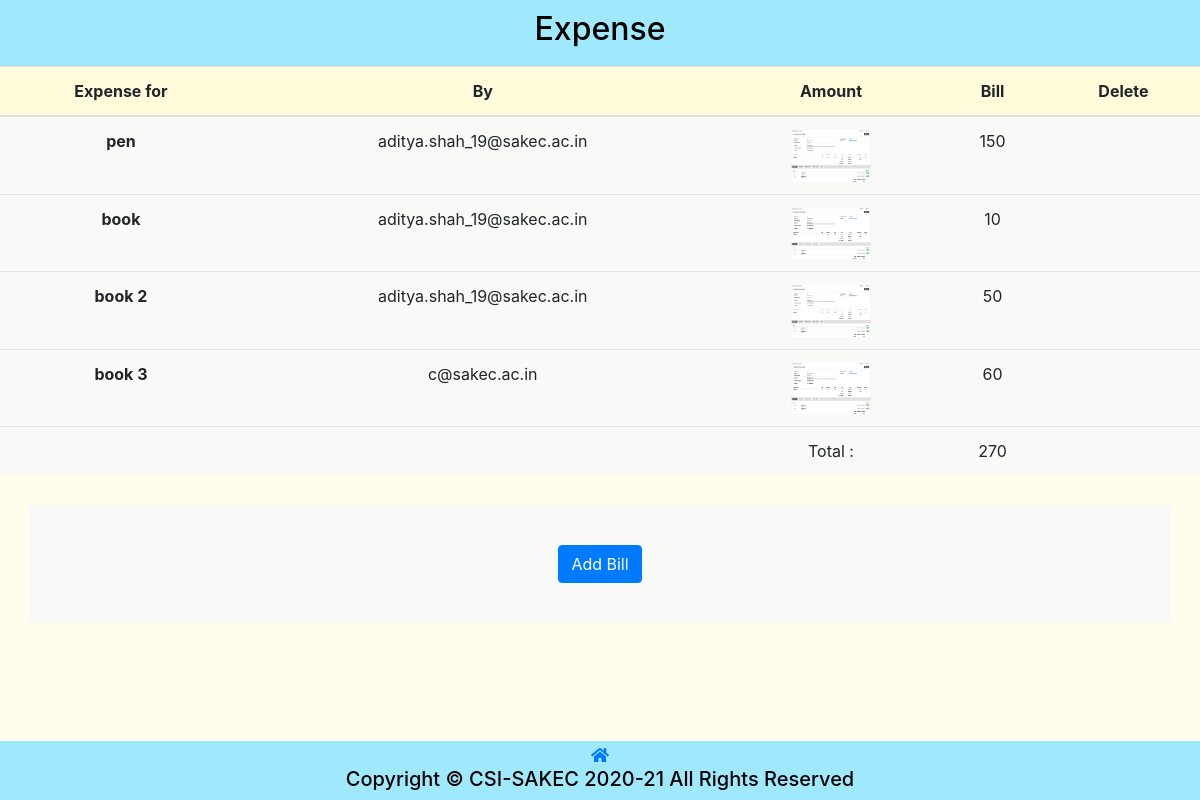
Page /Eventmanagement/expense.php?e_id=40 (signed in) on the earlier database version.
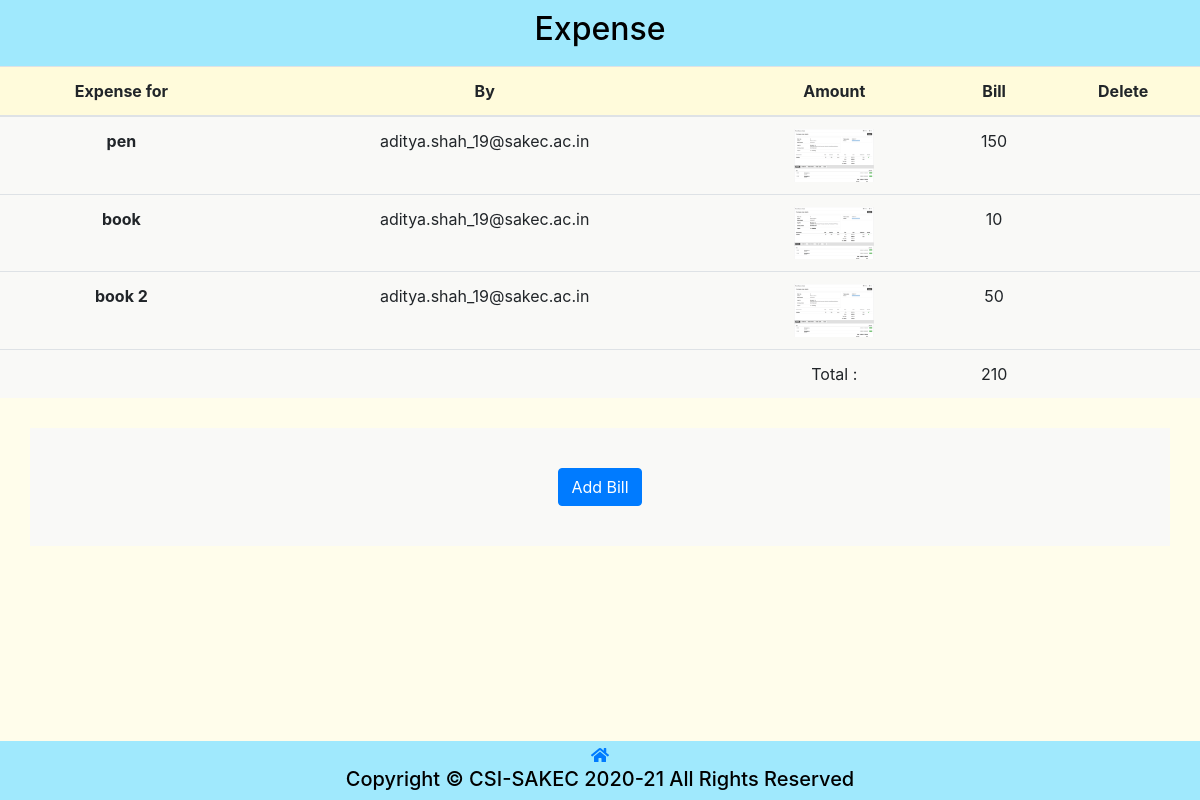
Same page on the later database version.
### tables this page shows
CREATE TABLE `csi_expense` (
  `id` int(11) NOT NULL,
  `event_id` int(11) NOT NULL,
  `spent_on` varchar(256) NOT NULL,
  `by` varchar(256) NOT NULL,
  `bill_photo` text NOT NULL,
  `bill_amount` int(11) NOT NULL
);

### config.php (called while the page is built, shortened)
<?php
    $conn = mysqli_connect(DB_SERVER, DB_USERNAME, DB_PASSWORD, DB_NAME);
    function execute($sql){
        global $conn;
        return mysqli_query($conn, $sql);
    }
?>

### Eventmanagement/expense.php (the view, shortened to what this page needs)
<!DOCTYPE html>
<html lang="en" xmlns="http://www.w3.org/1999/xhtml">
<head>
    <link rel="stylesheet" href="css/admin.css?v=<?php echo time(); ?>">
    <link rel="stylesheet" href="../plugins/bootstrap-4.6.0-dist/css/bootstrap.min.css">
    <link rel="stylesheet" href="../css/membership.css?v=<?php echo time(); ?>">
    <?php
        require_once "../config.php";
    ?>
</head>
<body>
    <header>
        <h2 style="text-align: center;">Expense</h2>
    </header>
    <table class="table">
        <thead class="black white-text">
            <tr>
                <th scope="col">Expense for</th>
                <th>By</th>
                <th>Amount</th>
                <th>Bill</th>
                <th>Delete</th>
            </tr>
        </thead>
        <tbody>
            <div class="table-content" style="font-size: large;">
                <?php
                    if(isset($_GET['e_id'])){
                        $event_id= $_GET['e_id'];
                    }else if(isset($_POST['event_id'])){
                        $event_id = $_POST['event_id'];
                    }
                    $sum=0;
                    $sql = "SELECT `id`,`spent_on`, `by` , `bill_photo`, `bill_amount` FROM `csi_expense` WHERE `event_id` = $event_id";
                    $query = execute($sql);
                    if (mysqli_num_rows($query) > 0) {
                        while ($row = mysqli_fetch_assoc($query)) {
                ?>
                        <tr>
                            <th scope="row"><?php echo $row['spent_on']; ?></th>
                            <td><?php echo $row['by']; ?></td>
                            <td>
                                <a target="_blank" href="<?php echo "Bill/".$row['bill_photo']; ?>">
                                    <img src="<?php echo "Bill/".trim($row['bill_photo']); ?>" alt="Forest" style="width:80px">
                                </a>
                            </td>
                            <td><?php $sum+=$row['bill_amount'];echo $row['bill_amount']; ?></td>
                            <td>
                            </td>
                        </tr>
                    <?php
                        }
                        ?>
                    <th scope="row"> </th>
                    <td></td>
                    <td>Total : </td>
                    <td><?php echo $sum ?></td>
                    <td/>
                <?php
                    } else {
                        echo "No Record Found";
                    }
                ?>
            </div>
        </tbody>
    </table>
    <div class="spacer" style="height:30px;"></div>
    <div class="container text-center">
    <form action="addbill.php" method="get">
        <button type="submit" class="btn btn-primary" >Add Bill</button>
    </form>
    </div>
    <div class="spacer" style="height:100px;"></div>
    <div class="footer">
        <div class="spacer" style="height:2px;"></div>
        <a href="index.php"><i class="fas fa-home"></i></a>
        <h5>Copyright &copy; CSI-SAKEC 2020-21 All Rights Reserved</h5>
    </div>
</body>
</html>

### css/admin.css (style rules this page uses)
* { margin: 0; padding: 0; scroll-behavior: smooth; }
body { margin: 0; font-family: -apple-system,BlinkMacSystemFont,"Segoe UI",Roboto,"Helvetica Neue",Arial,"Noto Sans",sans-serif,"Apple Color Emoji","Segoe UI Emoji","Segoe UI Symbol","Noto Color Emoji"; font-size: 1rem; font-weight: 400; line-height: 1.5; color: #212529; text-align: center; background-color: #fff; }
.btn { font-size: 12px; line-height: 1.2; }
.footer { text-align: center; background-color: #569eeca6; left: 0; bottom: 0; width: 100%; position: fixed; }

### css/membership.css (style rules this page uses)
body { text-align: center; background-color: #fffdeb; font-family: -apple-system,BlinkMacSystemFont,"Segoe UI",Roboto,"Helvetica Neue",Arial,"Noto Sans",sans-serif,"Apple Color Emoji","Segoe UI Emoji","Segoe UI Symbol","Noto Color Emoji"; margin: 0; color: white; padding: 0; color: black; }
header { color: black; background-color: #a0e9fd; padding: 10px; }
.container { text-align: start; background: #f9f9f7; padding: 40px; }
.footer { text-align: center; background-color: #a0e9fd; left: 0; bottom: 0; width: 100%; z-index: 1; }
.table thead th { vertical-align: bottom; border-bottom: 2px solid #dee2e6; background: #fffbdb; }
.table { width: 100%; margin-bottom: 0rem; color: #212529; background: #f9f9f7; }
@media only screen and (min-width: 600px) { .footer { position: fixed; } }

Differences in the rows shown:
removed csi_expense: spent_on "book 3", by "c@sakec.ac.in", bill_photo (picture), bill_amount "60"
Other differences:
$sum: "270" → "210"
